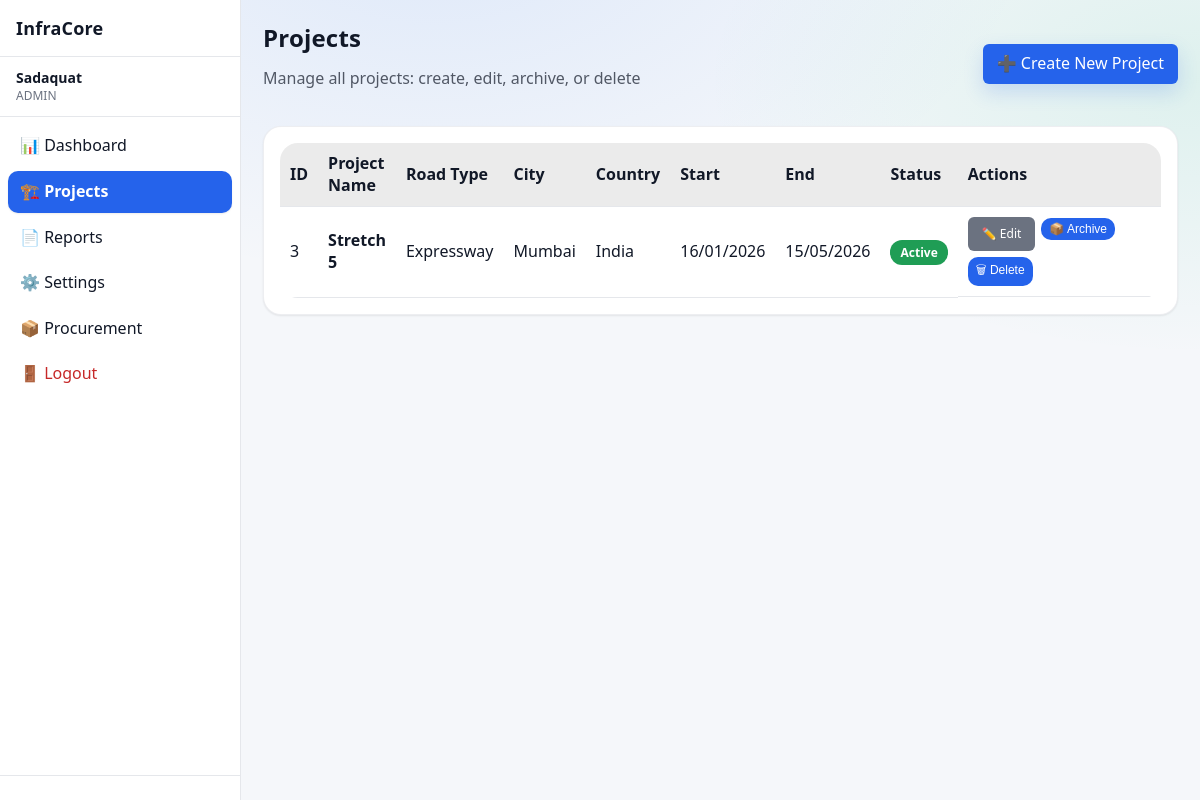
The page /projects (signed in) on the database as committed earlier.
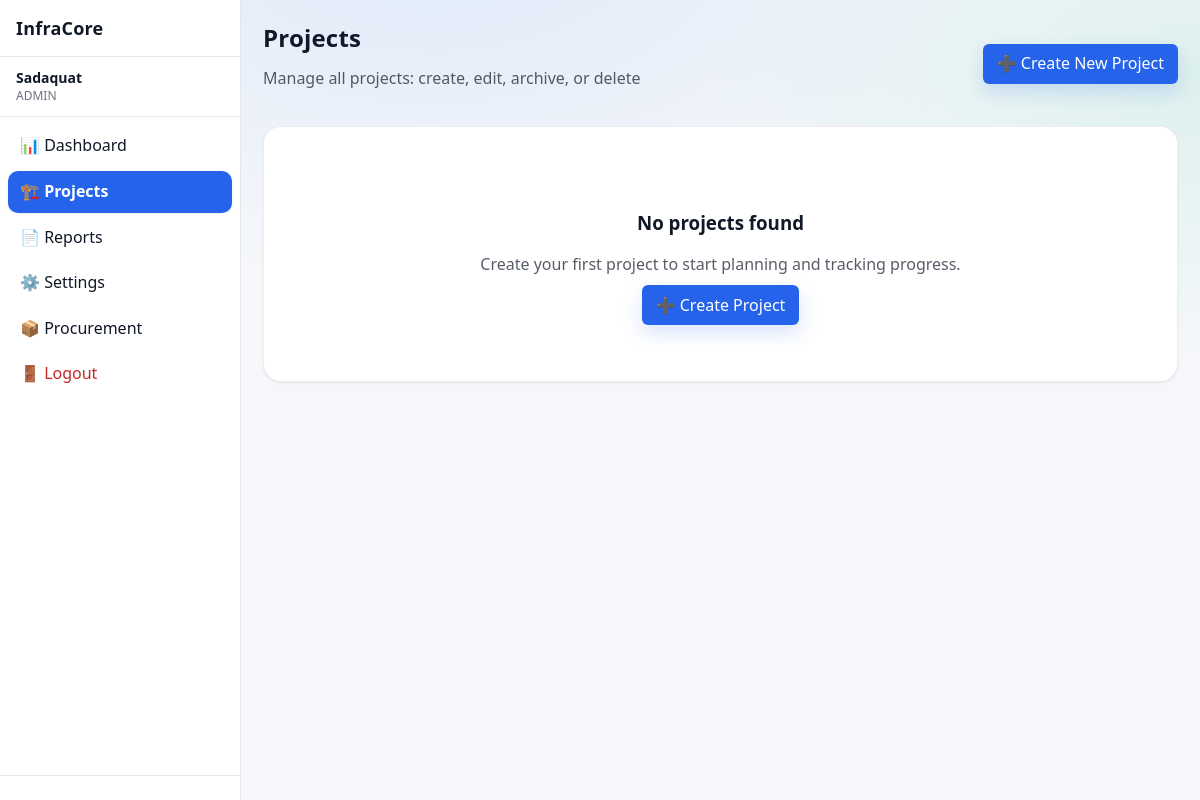
The same page on the database as committed later.
### app/models/project.py (models this page shows)
class Project(Base):
    __tablename__ = "projects"
    id = Column(Integer, primary_key=True, index=True)
    name = Column(String(255), nullable=False)
    project_code = Column(String(100), nullable=True)
    client_authority = Column(String(255), nullable=True)
    contractor = Column(String(255), nullable=True)
    consultant_pmc = Column(String(255), nullable=True)
    is_active = Column(Boolean, default=True, nullable=False)
    status = Column(String(20), default="active", nullable=False)
    road_type = Column(String(100), nullable=False)
    lanes = Column(Integer, nullable=False)
    road_width = Column(Float, nullable=False)
    road_length_km = Column(Float, nullable=False)
    carriageway_width = Column(Float, nullable=True)
    shoulder_type = Column(String(100), nullable=True)
    median_type = Column(String(100), nullable=True)
    project_type = Column(String(50), nullable=False, server_default="")
    road_name = Column(String(255), nullable=True)
    lane_configuration = Column(String(10), nullable=True)
    road_pavement_type = Column(String(20), nullable=True)
    terrain_type = Column(String(20), nullable=True)
    concrete_pavement_type = Column(String(20), nullable=True)  # PQC/RCC
    slab_thickness_mm = Column(Integer, nullable=True)
    grade_of_concrete = Column(String(20), nullable=True)
    joint_spacing_m = Column(Float, nullable=True)
    dowel_diameter_mm = Column(Integer, nullable=True)
    tie_bar_diameter_mm = Column(Integer, nullable=True)
    road_construction_type = Column(String(100), nullable=True)
    road_category = Column(String(100), nullable=True)
    road_engineering_type = Column(String(150), nullable=True)
    road_preset_key = Column(String(200), nullable=True)
    road_extras_json = Column(Text, nullable=True)
    preset_activities_json = Column(Text, nullable=True)
    preset_materials_json = Column(Text, nullable=True)
    country = Column(String(100), nullable=False)
    state = Column(String(100), nullable=True)
    district = Column(String(100), nullable=True)
    city = Column(String(100), nullable=False)
    location_id = Column(Integer, ForeignKey("locations.id"), nullable=True)
    chainage_start = Column(String(50), nullable=True)
    chainage_end = Column(String(50), nullable=True)
    planned_start_date = Column(Date, nullable=False)
    planned_end_date = Column(Date, nullable=False)
    created_by = Column(Integer, nullable=False)
    created_at = Column(DateTime, default=datetime.utcnow, nullable=False)
    updated_at = Column(
        DateTime,
        default=datetime.utcnow,
        onupdate=datetime.utcnow,
        nullable=False,
    )
    completed_at = Column(DateTime, nullable=True)
    activities = relationship(
        "Activity",
        back_populates="project",
        cascade="all, delete-orphan"
    )
    project_activities = relationship(
        "ProjectActivity",
        back_populates="project",
        cascade="all, delete-orphan"
    )
    planned_materials = relationship(
        "PlannedMaterial",
        back_populates="project",
        cascade="all, delete-orphan"
    )
    material_usage_daily = relationship(
        "MaterialUsageDaily",
        back_populates="project",
        cascade="all, delete-orphan"
    )
    location = relationship("Location")

### app/routes/projects.py (the view)
@router.get("", response_class=HTMLResponse)
def projects_page(request: Request, db: Session = Depends(get_db)):
    user = request.session.get("user")
    if not user:
        flash(request, "Please login to continue", "warning")
        return RedirectResponse("/login", status_code=302)
    base = (
        db.query(Project)
        .outerjoin(ProjectUser, Project.id == ProjectUser.project_id)
        .filter(
            Project.is_active == True,
            Project.status == "active",
            Project.completed_at.is_(None),
        )
    )
    base = base.filter(
        ~func.lower(Project.name).like("%preset%"),
        ~func.lower(Project.name).like("%test%"),
    )
    if user.get("role") in {"admin", "superadmin"}:
        projects = base.distinct().order_by(Project.id.desc()).all()
    else:
        projects = (
            base.filter(
                (Project.created_by == user["id"]) |
                (ProjectUser.user_id == user["id"])
            )
            .distinct()
            .order_by(Project.id.desc())
            .all()
        )
    return templates.TemplateResponse(
        "projects.html",
        {"request": request, "projects": projects, "user": user}
    )

### app/templates/projects.html (shortened to what this page needs)
{% extends "base.html" %}
{% block content %}
<div class="page-header"
     style="display:flex;justify-content:space-between;align-items:center;margin-bottom:20px;flex-wrap:wrap;gap:12px">
    <div>
        <h1 class="page-title">Projects</h1>
        <p style="opacity:0.7;margin-top:4px">
            Manage all projects: create, edit, archive, or delete
        </p>
    </div>
    {% if user["role"] in ["admin", "superadmin", "manager"] %}
    <div style="display:flex;gap:10px">
        <a href="/projects/new" class="btn-primary">
            ➕ Create New Project
        </a>
    </div>
    {% endif %}
</div>
<div class="card">
    {% if projects %}
    <table class="table">
        <thead>
            <tr>
                <th>ID</th>
                <th>Project Name</th>
                <th>Road Type</th>
                <th>City</th>
                <th>Country</th>
                <th>Start</th>
                <th>End</th>
                <th>Status</th>
                <th style="width:240px">Actions</th>
            </tr>
        </thead>
        <tbody>
        {% for project in projects %}
            <tr>
                <td>{{ project.id }}</td>
                <td>
                    <strong>{{ project.name }}</strong>
                </td>
                <td>{{ project.road_type }}</td>
                <td>{{ project.city }}</td>
                <td>{{ project.country }}</td>
                <td>{{ project.planned_start_date|ddmmyyyy }}</td>
                <td>{{ project.planned_end_date|ddmmyyyy }}</td>
                <td>
                    {% if project.is_active %}
                        <span class="badge badge-success">Active</span>
                    {% else %}
                        <span class="badge badge-danger">Archived</span>
                    {% endif %}
                </td>
                <td style="display:flex;gap:6px;flex-wrap:wrap">
                    {% if user["role"] in ["admin", "superadmin", "manager"] %}
                    <a href="/projects/{{ project.id }}/edit"
                       class="btn-secondary btn-sm">
                        ✏️ Edit
                    </a>
                    {% endif %}
                      {% if user["role"] in ["admin", "superadmin", "manager"] %}
                    <form method="post"
                          action="/projects/{{ project.id }}/archive"
                          onsubmit="return confirm('Archive this project? It will be hidden from active lists but can be restored later.')">
                        <button class="btn-warning btn-sm" type="submit">
                            {% if project.is_active %}
                                📦 Archive
                            {% else %}
                                ♻ Restore
                            {% endif %}
                        </button>
                    </form>
                    {% endif %}
                      {% if user["role"] in ["admin", "superadmin"] %}
                    <form method="post"
                          action="/projects/{{ project.id }}/delete"
                          onsubmit="return confirm('Delete this project permanently? This cannot be undone.')">
                        <button class="btn-danger btn-sm" type="submit">
                            🗑 Delete
                        </button>
                    </form>
                    {% endif %}
                </td>
            </tr>
        {% endfor %}
        </tbody>
    </table>
    {% else %}
    <div style="text-align:center;padding:48px">
        <h3>No projects found</h3>
        <p style="opacity:0.7;margin:8px 0 20px">
            Create your first project to start planning and tracking progress.
        </p>
        {% if user["role"] in ["admin", "superadmin", "manager"] %}
        <a href="/projects/new" class="btn-primary">
            ➕ Create Project
        </a>
        {% else %}
        <span class="badge badge-info">No access to create projects</span>
        {% endif %}
    </div>
    {% endif %}
</div>
{% endblock %}

Rows that differ between the two databases and show on the page:
removed Project: id "3", name "Stretch 5", road_type "Expressway", city "Mumbai", country "India", planned_start_date|ddmmyyyy "16/01/2026", planned_end_date|ddmmyyyy "15/05/2026", is_active "Active"
Other text that changed with them:
text no longer shown: "ID Project Name Road Type City Country Start End Status Actions"
text now shown: "No projects found Create your first project to start planning and tracking progress. ➕ Create Project"
